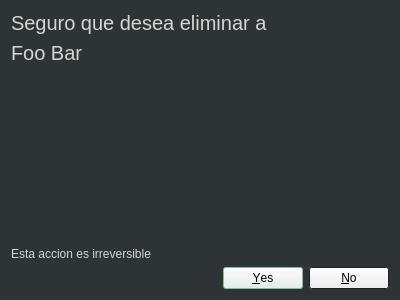
<?xml version="1.0" encoding="UTF-8"?>
<ui version="4.0">
 <class>ConfirmDelete</class>
 <widget class="QDialog" name="ConfirmDelete">
  <property name="geometry">
   <rect>
    <x>0</x>
    <y>0</y>
    <width>400</width>
    <height>300</height>
   </rect>
  </property>
  <property name="palette">
   <palette>
    <active>
     <colorrole role="WindowText">
      <brush brushstyle="SolidPattern">
       <color alpha="255">
        <red>211</red>
        <green>215</green>
        <blue>207</blue>
       </color>
      </brush>
     </colorrole>
     <colorrole role="Base">
      <brush brushstyle="SolidPattern">
       <color alpha="255">
        <red>255</red>
        <green>255</green>
        <blue>255</blue>
       </color>
      </brush>
     </colorrole>
     <colorrole role="Window">
      <brush brushstyle="SolidPattern">
       <color alpha="255">
        <red>46</red>
        <green>52</green>
        <blue>54</blue>
       </color>
      </brush>
     </colorrole>
     <colorrole role="Highlight">
      <brush brushstyle="SolidPattern">
       <color alpha="255">
        <red>137</red>
        <green>201</green>
        <blue>163</blue>
       </color>
      </brush>
     </colorrole>
    </active>
    <inactive>
     <colorrole role="WindowText">
      <brush brushstyle="SolidPattern">
       <color alpha="255">
        <red>211</red>
        <green>215</green>
        <blue>207</blue>
       </color>
      </brush>
     </colorrole>
     <colorrole role="Base">
      <brush brushstyle="SolidPattern">
       <color alpha="255">
        <red>255</red>
        <green>255</green>
        <blue>255</blue>
       </color>
      </brush>
     </colorrole>
     <colorrole role="Window">
      <brush brushstyle="SolidPattern">
       <color alpha="255">
        <red>46</red>
        <green>52</green>
        <blue>54</blue>
       </color>
      </brush>
     </colorrole>
     <colorrole role="Highlight">
      <brush brushstyle="SolidPattern">
       <color alpha="255">
        <red>137</red>
        <green>201</green>
        <blue>163</blue>
       </color>
      </brush>
     </colorrole>
    </inactive>
    <disabled>
     <colorrole role="WindowText">
      <brush brushstyle="SolidPattern">
       <color alpha="255">
        <red>190</red>
        <green>190</green>
        <blue>190</blue>
       </color>
      </brush>
     </colorrole>
     <colorrole role="Base">
      <brush brushstyle="SolidPattern">
       <color alpha="255">
        <red>46</red>
        <green>52</green>
        <blue>54</blue>
       </color>
      </brush>
     </colorrole>
     <colorrole role="Window">
      <brush brushstyle="SolidPattern">
       <color alpha="255">
        <red>46</red>
        <green>52</green>
        <blue>54</blue>
       </color>
      </brush>
     </colorrole>
     <colorrole role="Highlight">
      <brush brushstyle="SolidPattern">
       <color alpha="255">
        <red>145</red>
        <green>145</green>
        <blue>145</blue>
       </color>
      </brush>
     </colorrole>
    </disabled>
   </palette>
  </property>
  <property name="windowTitle">
   <string>Dialog</string>
  </property>
  <layout class="QGridLayout" name="gridLayout">
   <item row="1" column="0">
    <widget class="QLabel" name="customerName">
     <property name="font">
      <font>
       <pointsize>15</pointsize>
      </font>
     </property>
     <property name="text">
      <string>Foo Bar</string>
     </property>
    </widget>
   </item>
   <item row="2" column="0">
    <spacer name="verticalSpacer">
     <property name="orientation">
      <enum>Qt::Vertical</enum>
     </property>
     <property name="sizeHint" stdset="0">
      <size>
       <width>20</width>
       <height>40</height>
      </size>
     </property>
    </spacer>
   </item>
   <item row="4" column="0">
    <widget class="QDialogButtonBox" name="buttonBox">
     <property name="orientation">
      <enum>Qt::Horizontal</enum>
     </property>
     <property name="standardButtons">
      <set>QDialogButtonBox::No|QDialogButtonBox::Yes</set>
     </property>
    </widget>
   </item>
   <item row="0" column="0">
    <widget class="QLabel" name="label">
     <property name="font">
      <font>
       <pointsize>15</pointsize>
      </font>
     </property>
     <property name="text">
      <string>Seguro que desea eliminar a</string>
     </property>
    </widget>
   </item>
   <item row="3" column="0">
    <widget class="QLabel" name="label_2">
     <property name="text">
      <string>Esta accion es irreversible</string>
     </property>
    </widget>
   </item>
  </layout>
 </widget>
 <resources/>
 <connections>
  <connection>
   <sender>buttonBox</sender>
   <signal>accepted()</signal>
   <receiver>ConfirmDelete</receiver>
   <slot>accept()</slot>
   <hints>
    <hint type="sourcelabel">
     <x>248</x>
     <y>254</y>
    </hint>
    <hint type="destinationlabel">
     <x>157</x>
     <y>274</y>
    </hint>
   </hints>
  </connection>
  <connection>
   <sender>buttonBox</sender>
   <signal>rejected()</signal>
   <receiver>ConfirmDelete</receiver>
   <slot>reject()</slot>
   <hints>
    <hint type="sourcelabel">
     <x>316</x>
     <y>260</y>
    </hint>
    <hint type="destinationlabel">
     <x>286</x>
     <y>274</y>
    </hint>
   </hints>
  </connection>
 </connections>
</ui>
